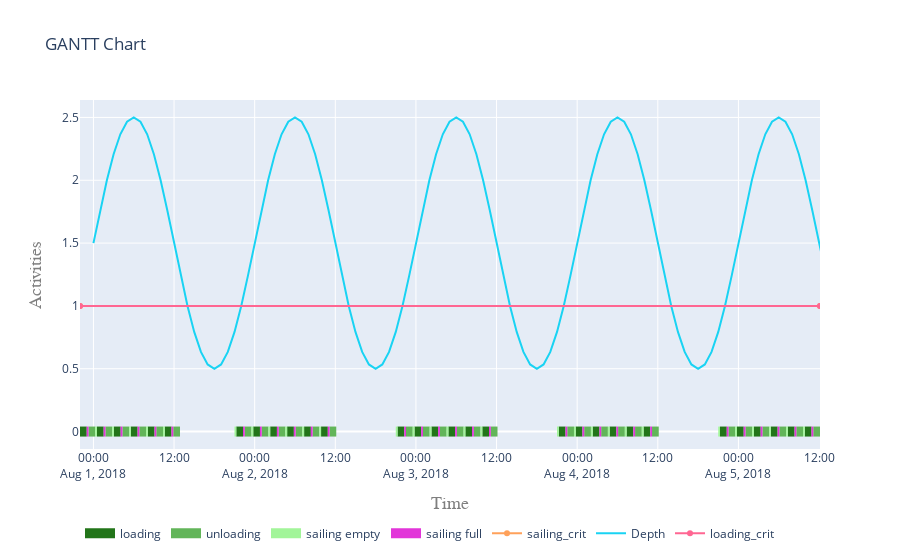

Notebook code for this chart:
### Markdown cell above
##### 5.2 Visualise gantt charts

### Code cell
res = plot.get_gantt_chart([vessel01], y_scale="numbers", static=True, id_map=[while_activity])
data = res['data']
layout = res['layout']

data.append({
    "name": "sailing_crit",
    "x":[vessel01.log["Timestamp"][0].isoformat(), vessel01.log["Timestamp"][-1].isoformat()],
    "y":[sailing_crit.minimum,sailing_crit.minimum],
})

data.append({
    "name": "Depth",
    "x":df.index,
    "y":df[sailing_crit.condition],
})

data.append({
    "name": "loading_crit",
    "x":[vessel01.log["Timestamp"][0].isoformat(), vessel01.log["Timestamp"][-1].isoformat()],
    "y":[loading_crit.minimum,loading_crit.minimum],
})

go.Figure(data=data, layout=layout)

### Figure 1 — Plotly figure (JSON) as saved in the notebook; plotly's stock layout.template omitted (floating-point values rounded to 4 significant figures; data arrays with more than 128 entries replaced by an {"elided": "..."} marker saying what was removed)
{"data": [{"connectgaps": false, "hoverinfo": "y+name", "line": {"color": "rgb(34,117,25)", "width": 10}, "mode": "lines", "name": "loading", "type": "scatter", "x": {"elided": "150 str values"}, "y": {"elided": "150 int values"}}, {"connectgaps": false, "hoverinfo": "y+name", "line": {"color": "rgb(98,181,89)", "width": 10}, "mode": "lines", "name": "unloading", "type": "scatter", "x": {"elided": "150 str values"}, "y": {"elided": "150 int values"}}, {"connectgaps": false, "hoverinfo": "y+name", "line": {"color": "rgb(162,245,153)", "width": 10}, "mode": "lines", "name": "sailing empty", "type": "scatter", "x": {"elided": "150 str values"}, "y": {"elided": "150 int values"}}, {"connectgaps": false, "hoverinfo": "y+name", "line": {"color": "rgb(226,53,217)", "width": 10}, "mode": "lines", "name": "sailing full", "type": "scatter", "x": {"elided": "150 str values"}, "y": {"elided": "150 int values"}}, {"name": "sailing_crit", "type": "scatter", "x": ["2018-07-31T22:00:00", "2018-08-05T12:08:33.895094"], "y": [1, 1]}, {"name": "Depth", "type": "scatter", "x": {"elided": "168 str values"}, "y": {"elided": "168 float values"}}, {"name": "loading_crit", "type": "scatter", "x": ["2018-07-31T22:00:00", "2018-08-05T12:08:33.895094"], "y": [1, 1]}], "layout": {"hovermode": "closest", "legend": {"orientation": "h", "x": 0, "y": -0.2}, "title": {"text": "GANTT Chart"}, "xaxis": {"range": ["2018-07-31T22:00:00", "2018-08-05T12:08:33.895094"], "title": {"font": {"color": "#7f7f7f", "family": "Courier New, monospace", "size": 18}, "text": "Time"}}, "yaxis": {"title": {"font": {"color": "#7f7f7f", "family": "Courier New, monospace", "size": 18}, "text": "Activities"}}}}
